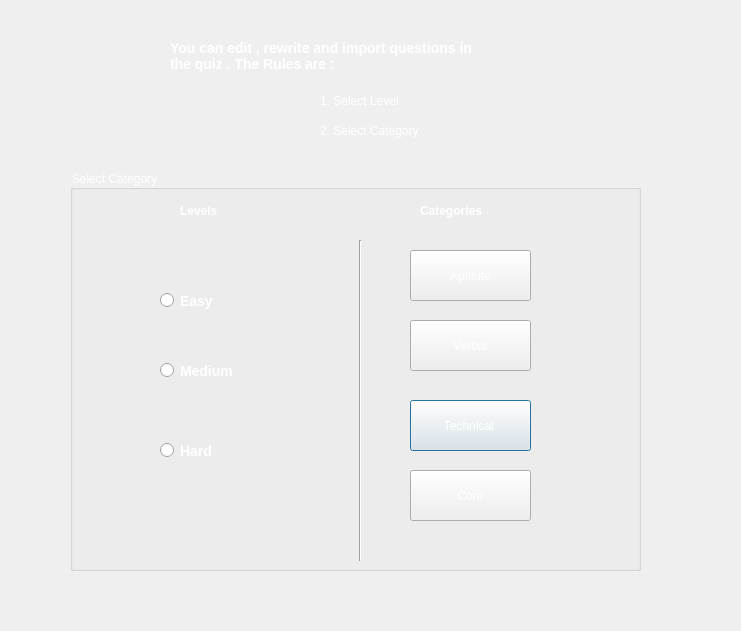
<?xml version="1.0" encoding="UTF-8"?>
<ui version="4.0">
 <class>Admin_homepage</class>
 <widget class="QDialog" name="Admin_homepage">
  <property name="geometry">
   <rect>
    <x>0</x>
    <y>0</y>
    <width>741</width>
    <height>631</height>
   </rect>
  </property>
  <property name="windowTitle">
   <string>Dialog</string>
  </property>
  <property name="styleSheet">
   <string notr="true">color:white;</string>
  </property>
  <widget class="QLabel" name="label">
   <property name="geometry">
    <rect>
     <x>170</x>
     <y>20</y>
     <width>321</width>
     <height>71</height>
    </rect>
   </property>
   <property name="font">
    <font>
     <pointsize>-1</pointsize>
     <weight>75</weight>
     <italic>false</italic>
     <bold>true</bold>
    </font>
   </property>
   <property name="styleSheet">
    <string notr="true">font:bold 14px;</string>
   </property>
   <property name="text">
    <string>You can edit , rewrite and import questions in the quiz . The Rules are :</string>
   </property>
   <property name="wordWrap">
    <bool>true</bool>
   </property>
  </widget>
  <widget class="QGroupBox" name="groupBox">
   <property name="geometry">
    <rect>
     <x>70</x>
     <y>170</y>
     <width>571</width>
     <height>401</height>
    </rect>
   </property>
   <property name="styleSheet">
    <string notr="true">border-color:white;
border-width:3px;
color:white;</string>
   </property>
   <property name="title">
    <string>Select Category</string>
   </property>
   <widget class="QPushButton" name="tech_btn">
    <property name="geometry">
     <rect>
      <x>340</x>
      <y>230</y>
      <width>121</width>
      <height>51</height>
     </rect>
    </property>
    <property name="styleSheet">
     <string notr="true">QPushButton {background-color: white;
    border-style: outset;
    border-width: 2px;
    border-color: black;
    border-radius: 3px;
    font: bold 18px;
    padding: 3px;
color:black;
};</string>
    </property>
    <property name="text">
     <string>Technical </string>
    </property>
   </widget>
   <widget class="QPushButton" name="core_btn">
    <property name="geometry">
     <rect>
      <x>340</x>
      <y>300</y>
      <width>121</width>
      <height>51</height>
     </rect>
    </property>
    <property name="styleSheet">
     <string notr="true">QPushButton {background-color: white;
    border-style: outset;
    border-width: 2px;
    border-color: black;
    border-radius: 3px;
    font: bold 18px;
    padding: 3px;
color:black;
};</string>
    </property>
    <property name="text">
     <string>Core</string>
    </property>
   </widget>
   <widget class="QPushButton" name="verbal_btn">
    <property name="geometry">
     <rect>
      <x>340</x>
      <y>150</y>
      <width>121</width>
      <height>51</height>
     </rect>
    </property>
    <property name="styleSheet">
     <string notr="true">QPushButton {background-color: white;
    border-style: outset;
    border-width: 2px;
    border-color: black;
    border-radius: 3px;
    font: bold 18px;
    padding: 3px;
color:black;
};</string>
    </property>
    <property name="text">
     <string>Verbal</string>
    </property>
   </widget>
   <widget class="QPushButton" name="apt_btn">
    <property name="geometry">
     <rect>
      <x>340</x>
      <y>80</y>
      <width>121</width>
      <height>51</height>
     </rect>
    </property>
    <property name="styleSheet">
     <string notr="true">QPushButton {background-color: white;
    border-style: outset;
    border-width: 2px;
    border-color: black;
    border-radius: 3px;
    font: bold 18px;
    padding: 3px;
color:black;
};</string>
    </property>
    <property name="text">
     <string>Aptitute</string>
    </property>
   </widget>
   <widget class="Line" name="line">
    <property name="geometry">
     <rect>
      <x>280</x>
      <y>70</y>
      <width>21</width>
      <height>321</height>
     </rect>
    </property>
    <property name="styleSheet">
     <string notr="true">color:white;</string>
    </property>
    <property name="orientation">
     <enum>Qt::Vertical</enum>
    </property>
   </widget>
   <widget class="QRadioButton" name="adminedit_rb_easy">
    <property name="geometry">
     <rect>
      <x>90</x>
      <y>110</y>
      <width>121</width>
      <height>41</height>
     </rect>
    </property>
    <property name="styleSheet">
     <string notr="true">font:bold 14px;</string>
    </property>
    <property name="text">
     <string>Easy</string>
    </property>
   </widget>
   <widget class="QRadioButton" name="adminedit_rb_med">
    <property name="geometry">
     <rect>
      <x>90</x>
      <y>180</y>
      <width>121</width>
      <height>41</height>
     </rect>
    </property>
    <property name="styleSheet">
     <string notr="true">font:bold 14px;</string>
    </property>
    <property name="text">
     <string>Medium</string>
    </property>
   </widget>
   <widget class="QRadioButton" name="adminedit_rb_hard">
    <property name="geometry">
     <rect>
      <x>90</x>
      <y>260</y>
      <width>121</width>
      <height>41</height>
     </rect>
    </property>
    <property name="styleSheet">
     <string notr="true">font:bold 14px;</string>
    </property>
    <property name="text">
     <string>Hard</string>
    </property>
   </widget>
   <widget class="QLabel" name="label_4">
    <property name="geometry">
     <rect>
      <x>110</x>
      <y>20</y>
      <width>71</width>
      <height>41</height>
     </rect>
    </property>
    <property name="font">
     <font>
      <pointsize>9</pointsize>
      <weight>75</weight>
      <bold>true</bold>
     </font>
    </property>
    <property name="text">
     <string>Levels</string>
    </property>
    <property name="wordWrap">
     <bool>false</bool>
    </property>
   </widget>
   <widget class="QLabel" name="label_5">
    <property name="geometry">
     <rect>
      <x>350</x>
      <y>20</y>
      <width>101</width>
      <height>41</height>
     </rect>
    </property>
    <property name="font">
     <font>
      <pointsize>9</pointsize>
      <weight>75</weight>
      <bold>true</bold>
     </font>
    </property>
    <property name="text">
     <string>Categories</string>
    </property>
    <property name="wordWrap">
     <bool>false</bool>
    </property>
   </widget>
  </widget>
  <widget class="QLabel" name="label_2">
   <property name="geometry">
    <rect>
     <x>320</x>
     <y>90</y>
     <width>91</width>
     <height>21</height>
    </rect>
   </property>
   <property name="text">
    <string>1. Select Level</string>
   </property>
   <property name="wordWrap">
    <bool>true</bool>
   </property>
  </widget>
  <widget class="QLabel" name="label_3">
   <property name="geometry">
    <rect>
     <x>320</x>
     <y>120</y>
     <width>121</width>
     <height>21</height>
    </rect>
   </property>
   <property name="text">
    <string>2. Select Category</string>
   </property>
   <property name="wordWrap">
    <bool>false</bool>
   </property>
  </widget>
 </widget>
 <resources/>
 <connections/>
</ui>
